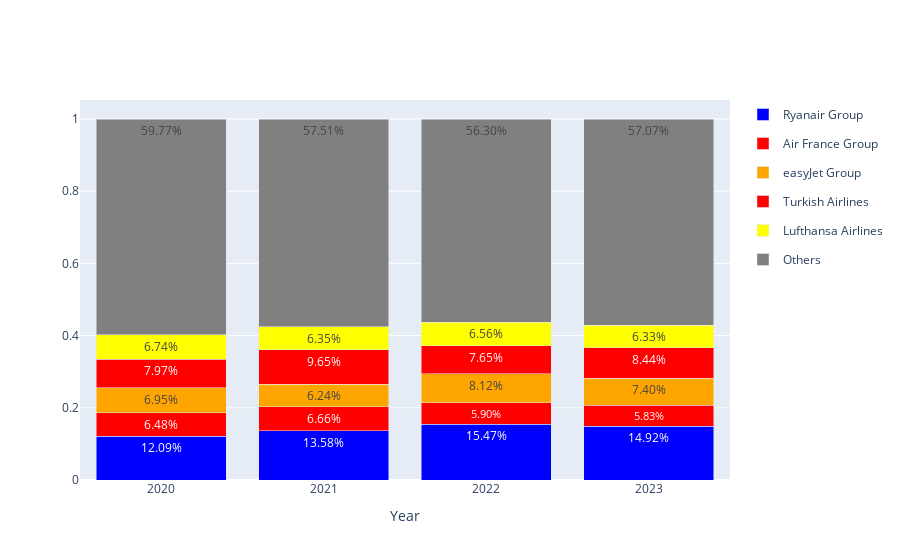

Notebook source saved alongside this figure:
### Code cell
#                     'categoryorder':'array',
#                     'categoryarray':['Turkish Airlines','Ryanair Group','Lufthansa Airlines','Air France Group','easyJet Group','Others']
data

### Figure 1 — Plotly figure (JSON) as saved in the notebook; plotly's stock layout.template omitted (floating-point values rounded to 4 significant figures)
{"data": [{"legendgroup": "Ryanair Group", "marker": {"color": "blue"}, "name": "Ryanair Group", "showlegend": true, "text": ["0.12090147841793367"], "textposition": "auto", "texttemplate": "%{text:.2%}", "type": "bar", "x": [2020], "y": [0.1209]}, {"legendgroup": "Air France Group", "marker": {"color": "red"}, "name": "Air France Group", "showlegend": true, "text": ["0.0647510638312659"], "textposition": "auto", "texttemplate": "%{text:.2%}", "type": "bar", "x": [2020], "y": [0.06475]}, {"legendgroup": "easyJet Group", "marker": {"color": "orange"}, "name": "easyJet Group", "showlegend": true, "text": ["0.06952935673912695"], "textposition": "auto", "texttemplate": "%{text:.2%}", "type": "bar", "x": [2020], "y": [0.06953]}, {"legendgroup": "Turkish Airlines", "marker": {"color": "red"}, "name": "Turkish Airlines", "showlegend": true, "text": ["0.07966311836169637"], "textposition": "auto", "texttemplate": "%{text:.2%}", "type": "bar", "x": [2020], "y": [0.07966]}, {"legendgroup": "Lufthansa Airlines", "marker": {"color": "yellow"}, "name": "Lufthansa Airlines", "showlegend": true, "text": ["0.06743366300577593"], "textposition": "auto", "texttemplate": "%{text:.2%}", "type": "bar", "x": [2020], "y": [0.06743]}, {"legendgroup": "Others", "marker": {"color": "gray"}, "name": "Others", "showlegend": true, "text": ["0.5977213196442012"], "textposition": "auto", "texttemplate": "%{text:.2%}", "type": "bar", "x": [2020], "y": [0.5977]}, {"legendgroup": "Ryanair Group", "marker": {"color": "blue"}, "name": "Ryanair Group", "showlegend": false, "text": ["0.13583096996158023"], "textposition": "auto", "texttemplate": "%{text:.2%}", "type": "bar", "x": [2021], "y": [0.1358]}, {"legendgroup": "Air France Group", "marker": {"color": "red"}, "name": "Air France Group", "showlegend": false, "text": ["0.06664384304675601"], "textposition": "auto", "texttemplate": "%{text:.2%}", "type": "bar", "x": [2021], "y": [0.06664]}, {"legendgroup": "easyJet Group", "marker": {"color": "orange"}, "name": "easyJet Group", "showlegend": false, "text": ["0.062395832012521996"], "textposition": "auto", "texttemplate": "%{text:.2%}", "type": "bar", "x": [2021], "y": [0.0624]}, {"legendgroup": "Turkish Airlines", "marker": {"color": "red"}, "name": "Turkish Airlines", "showlegend": false, "text": ["0.09649685611680058"], "textposition": "auto", "texttemplate": "%{text:.2%}", "type": "bar", "x": [2021], "y": [0.0965]}, {"legendgroup": "Lufthansa Airlines", "marker": {"color": "yellow"}, "name": "Lufthansa Airlines", "showlegend": false, "text": ["0.06349587413759825"], "textposition": "auto", "texttemplate": "%{text:.2%}", "type": "bar", "x": [2021], "y": [0.0635]}, {"legendgroup": "Others", "marker": {"color": "gray"}, "name": "Others", "showlegend": false, "text": ["0.5751366247247429"], "textposition": "auto", "texttemplate": "%{text:.2%}", "type": "bar", "x": [2021], "y": [0.5751]}, {"legendgroup": "Ryanair Group", "marker": {"color": "blue"}, "name": "Ryanair Group", "showlegend": false, "text": ["0.15468912560303077"], "textposition": "auto", "texttemplate": "%{text:.2%}", "type": "bar", "x": [2022], "y": [0.1547]}, {"legendgroup": "Air France Group", "marker": {"color": "red"}, "name": "Air France Group", "showlegend": false, "text": ["0.059049669175642056"], "textposition": "auto", "texttemplate": "%{text:.2%}", "type": "bar", "x": [2022], "y": [0.05905]}, {"legendgroup": "easyJet Group", "marker": {"color": "orange"}, "name": "easyJet Group", "showlegend": false, "text": ["0.08115631697433831"], "textposition": "auto", "texttemplate": "%{text:.2%}", "type": "bar", "x": [2022], "y": [0.08116]}, {"legendgroup": "Turkish Airlines", "marker": {"color": "red"}, "name": "Turkish Airlines", "showlegend": false, "text": ["0.07650794499867757"], "textposition": "auto", "texttemplate": "%{text:.2%}", "type": "bar", "x": [2022], "y": [0.07651]}, {"legendgroup": "Lufthansa Airlines", "marker": {"color": "yellow"}, "name": "Lufthansa Airlines", "showlegend": false, "text": ["0.06563292666157144"], "textposition": "auto", "texttemplate": "%{text:.2%}", "type": "bar", "x": [2022], "y": [0.06563]}, {"legendgroup": "Others", "marker": {"color": "gray"}, "name": "Others", "showlegend": false, "text": ["0.5629640165867398"], "textposition": "auto", "texttemplate": "%{text:.2%}", "type": "bar", "x": [2022], "y": [0.563]}, {"legendgroup": "Ryanair Group", "marker": {"color": "blue"}, "name": "Ryanair Group", "showlegend": false, "text": ["0.149226245849432"], "textposition": "auto", "texttemplate": "%{text:.2%}", "type": "bar", "x": [2023], "y": [0.1492]}, {"legendgroup": "Air France Group", "marker": {"color": "red"}, "name": "Air France Group", "showlegend": false, "text": ["0.05828517882242699"], "textposition": "auto", "texttemplate": "%{text:.2%}", "type": "bar", "x": [2023], "y": [0.05829]}, {"legendgroup": "easyJet Group", "marker": {"color": "orange"}, "name": "easyJet Group", "showlegend": false, "text": ["0.07400674955353809"], "textposition": "auto", "texttemplate": "%{text:.2%}", "type": "bar", "x": [2023], "y": [0.07401]}, {"legendgroup": "Turkish Airlines", "marker": {"color": "red"}, "name": "Turkish Airlines", "showlegend": false, "text": ["0.08444343344492052"], "textposition": "auto", "texttemplate": "%{text:.2%}", "type": "bar", "x": [2023], "y": [0.08444]}, {"legendgroup": "Lufthansa Airlines", "marker": {"color": "yellow"}, "name": "Lufthansa Airlines", "showlegend": false, "text": ["0.06334598591692753"], "textposition": "auto", "texttemplate": "%{text:.2%}", "type": "bar", "x": [2023], "y": [0.06335]}, {"legendgroup": "Others", "marker": {"color": "gray"}, "name": "Others", "showlegend": false, "text": ["0.5706924064127549"], "textposition": "auto", "texttemplate": "%{text:.2%}", "type": "bar", "x": [2023], "y": [0.5707]}], "layout": {"barmode": "stack", "xaxis": {"title": {"text": "Year"}, "type": "category"}}}
